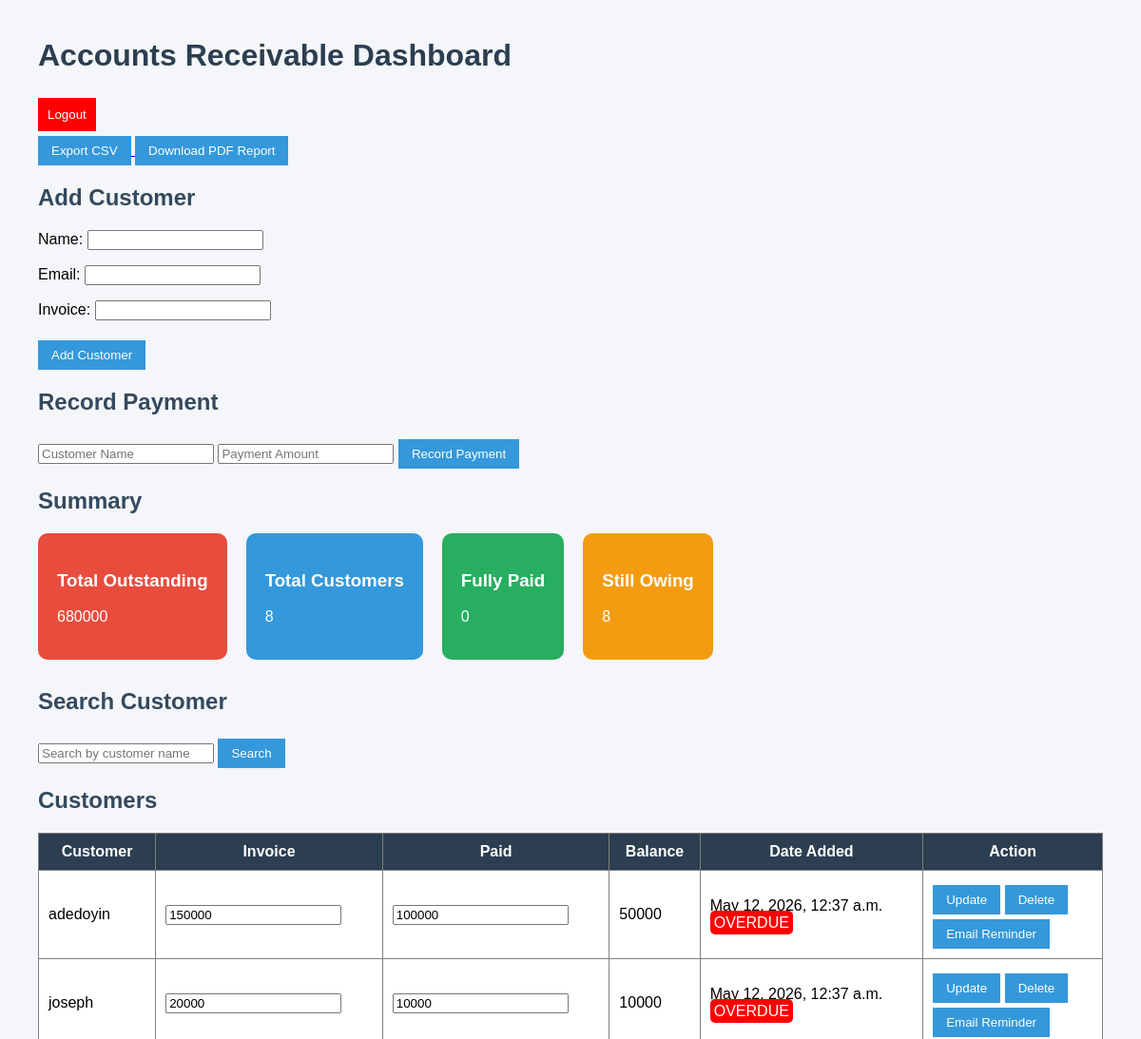
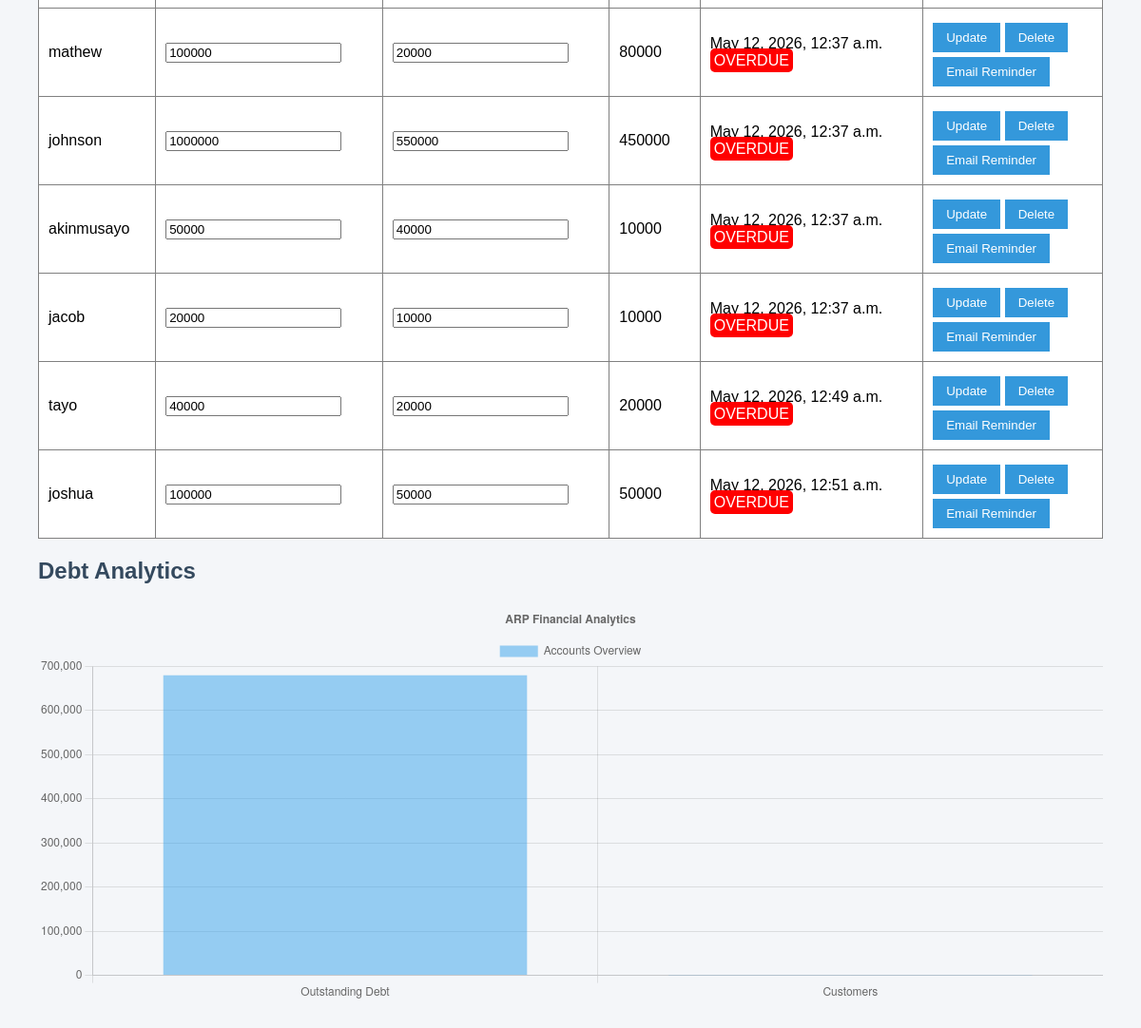
Before: / with the older database file (2 pictures, top to bottom).
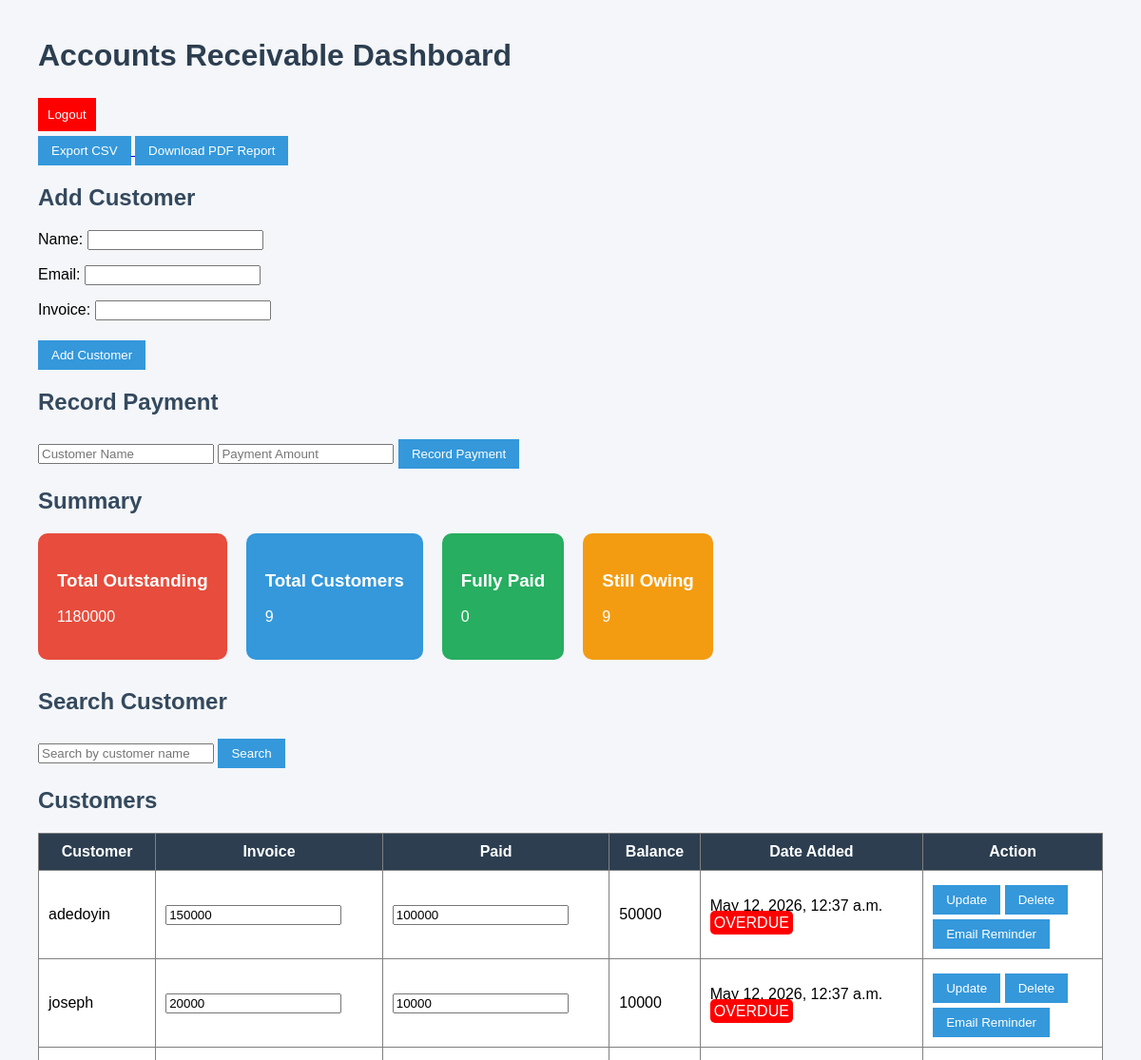
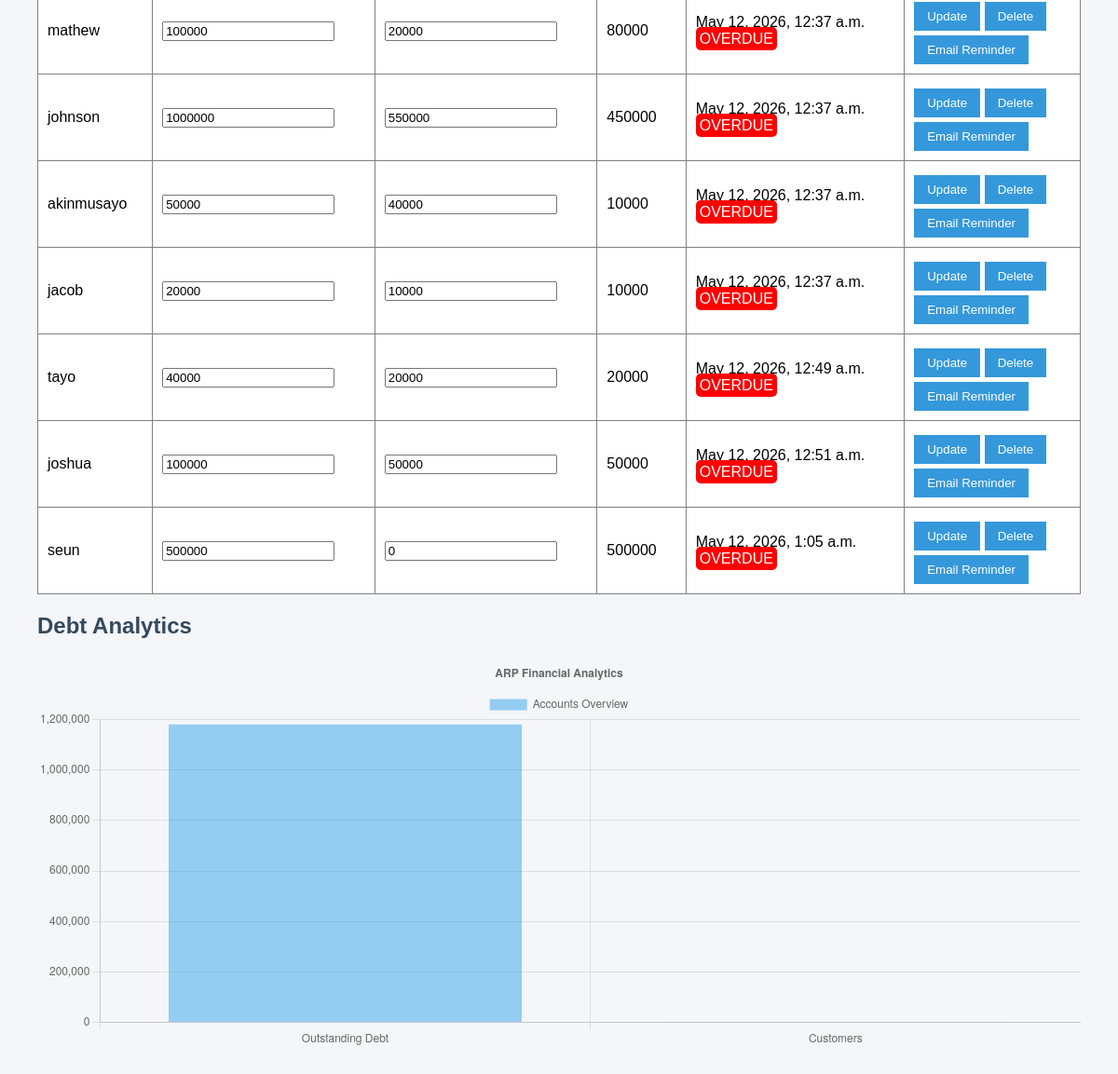
After: the same page with the newer database file (2 pictures, top to bottom).
### receivables/models.py (models this page shows)
class Customer(models.Model):
    name = models.CharField(max_length=100)
    email = models.EmailField()
    invoice = models.IntegerField()
    paid = models.IntegerField(default=0)
    created_at = models.DateTimeField(auto_now_add=True)
    @property
    def balance(self):
        return self.invoice - self.paid

### receivables/views.py (the view, shortened to what this page needs)
# urls.py: path('', dashboard, name='dashboard'),
def dashboard(request):
    search_query = request.GET.get('search')
    if search_query:
        customers = Customer.objects.filter(name__icontains=search_query)
    else:
        customers = Customer.objects.all()
    form = CustomerForm()
    total_outstanding = sum(customer.balance for customer in customers)
    total_customers = customers.count()
    fully_paid = customers.filter(invoice__lte=0).count()
    owing_customers = total_customers - fully_paid
    context = {
        'customers': customers,
        'form': form,
        'total_outstanding': total_outstanding,
        'total_customers': total_customers,
        'fully_paid': fully_paid,
        'owing_customers': owing_customers,
    }
    return render(request, 'dashboard.html', context)

### receivables/forms.py
class CustomerForm(forms.ModelForm):
    class Meta:
        model = Customer
        fields = ['name', 'email', 'invoice']

### receivables/templates/dashboard.html (shortened to what this page needs)
<!DOCTYPE html>
<html>
<head>
</head>
<body>
    <h1>Accounts Receivable Dashboard</h1>
<form method="POST" action="/logout/">
    <button style="background:red; color:white; padding:10px; border:none;">
        Logout
    </button>
</form>
<a href="/export/">
    <button>Export CSV</button>
</a>
<a href="/pdf/">
    <button>Download PDF Report</button>
</a>
    <h2>Add Customer</h2>
    <form method="POST">
        {{ form.as_p }}
        <button type="submit" name="add_customer">Add Customer</button>
    </form>
    <h2>Record Payment</h2>
    <form method="POST">
        <input type="text" name="customer_name" placeholder="Customer Name">
        <input type="number" name="payment" placeholder="Payment Amount">
        <button type="submit" name="record_payment">Record Payment</button>
    </form>
    <h2>Summary</h2>
<div style="display: flex; gap: 20px; margin-bottom: 30px;">
    <div style="background: #e74c3c; color: white; padding: 20px; border-radius: 10px;">
        <h3>Total Outstanding</h3>
        <p>{{ total_outstanding }}</p>
    </div>
    <div style="background: #3498db; color: white; padding: 20px; border-radius: 10px;">
        <h3>Total Customers</h3>
        <p>{{ total_customers }}</p>
    </div>
    <div style="background: #27ae60; color: white; padding: 20px; border-radius: 10px;">
        <h3>Fully Paid</h3>
        <p>{{ fully_paid }}</p>
    </div>
    <div style="background: #f39c12; color: white; padding: 20px; border-radius: 10px;">
        <h3>Still Owing</h3>
        <p>{{ owing_customers }}</p>
    </div>
</div>
<h2>Search Customer</h2>
<form method="GET">
    <input type="text" name="search" placeholder="Search by customer name">
    <button type="submit">Search</button>
</form>
    <h2>Customers</h2>
    <table border="1">
        <tr>
            <th>Customer</th>
            <th>Invoice</th>
            <th>Paid</th>
            <th>Balance</th>
            <th>Date Added</th>
            <th>Action</th>
        </tr>
        {% for customer in customers %}
<tr>
    <td>{{ customer.name }}</td>
    <td>
        <input type="number" name="invoice" value="{{ customer.invoice }}">
    </td>
    <td>
        <input type="number" name="paid" value="{{ customer.paid }}">
    </td>
    <td>{{ customer.balance }}</td>
    <td>
    {{ customer.created_at }}
    {% if customer.balance > 0 %}
    <br>
    <span style="background:red; color:white; padding:4px; border-radius:5px;">
        OVERDUE
    </span>
{% else %}
    <br>
    <span style="background:green; color:white; padding:4px; border-radius:5px;">
        PAID
    </span>
{% endif %}
</td>
    <td>
    <form method="POST">
        <button type="submit" name="edit_customer">Update</button>
        <button
            type="submit"
            name="delete_customer"
            onclick="return confirm('Are you sure you want to delete this customer?')">
            Delete
        </button>
    </form>
    <a href="/remind/{{ customer.id }}/">
        <button>Email Reminder</button>
    </a>
</td>
</tr>
{% endfor %}
    </table>
<h2>Debt Analytics</h2>
<canvas id="debtChart" width="400" height="150"></canvas>
<script>
const outstanding = Number("{{ total_outstanding }}");
const customers = Number("{{ total_customers }}");
const ctx = document.getElementById('debtChart').getContext('2d');
new Chart(ctx, {
    type: 'bar',
    data: {
        labels: ['Outstanding Debt', 'Customers'],
        datasets: [{
            label: 'Accounts Overview',
            data: [outstanding, customers]
        }]
    },
    options: {
        responsive: true,
        plugins: {
            title: {
                display: true,
                text: 'ARP Financial Analytics'
            }
        }
    }
});
</script>
</body>
</html>

### receivables/templates/dashboard.html (style rules this page uses)
body { font-family: Arial; margin: 40px; background-color: #f4f6f9; }
h1 { color: #2c3e50; }
h2 { color: #34495e; }
button { background-color: #3498db; color: white; border: none; padding: 8px 14px; cursor: pointer; margin-top: 5px; }
table { width: 100%; background: white; border-collapse: collapse; }
th { background-color: #2c3e50; color: white; padding: 10px; }
td { padding: 10px; }

Changed rows visible on the page:
added Customer: name "seun", invoice "500000", paid "0", balance "500000", created_at "May 12, 2026, 1:05 a.m.", shows "OVERDUE"
Other visible differences:
{{ total_outstanding }}: "680000" → "1180000"
{{ total_customers }}: "8" → "9"
{{ owing_customers }}: "8" → "9"
chart data {{ total_outstanding }}: 680000 → 1180000
chart data {{ total_customers }}: 8 → 9
